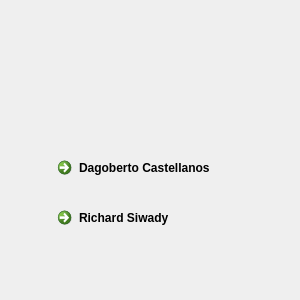
<?xml version="1.0" encoding="UTF-8"?>
<ui version="4.0">
 <class>acercaDe</class>
 <widget class="QDialog" name="acercaDe">
  <property name="geometry">
   <rect>
    <x>0</x>
    <y>0</y>
    <width>300</width>
    <height>300</height>
   </rect>
  </property>
  <property name="windowTitle">
   <string>Acerca de...</string>
  </property>
  <property name="styleSheet">
   <string notr="true">QDialog
{
	background-image: url(:/images/add.jpg);
}</string>
  </property>
  <widget class="QCommandLinkButton" name="dago">
   <property name="geometry">
    <rect>
     <x>50</x>
     <y>150</y>
     <width>201</width>
     <height>41</height>
    </rect>
   </property>
   <property name="text">
    <string>Dagoberto Castellanos</string>
   </property>
  </widget>
  <widget class="QCommandLinkButton" name="richard">
   <property name="geometry">
    <rect>
     <x>50</x>
     <y>200</y>
     <width>201</width>
     <height>41</height>
    </rect>
   </property>
   <property name="text">
    <string>Richard Siwady</string>
   </property>
  </widget>
  <widget class="QLabel" name="label">
   <property name="geometry">
    <rect>
     <x>10</x>
     <y>10</y>
     <width>281</width>
     <height>131</height>
    </rect>
   </property>
   <property name="acceptDrops">
    <bool>false</bool>
   </property>
   <property name="autoFillBackground">
    <bool>false</bool>
   </property>
   <property name="styleSheet">
    <string notr="true">QLabel
{
image: url(:/images/logo.png); 
background-color: transparent;
border-style: outset;
border-width: 2px;
border-radius: 10px;
border-color: transparent;
font: bold 22px;
min-width:4m;
padding: 6px;
}</string>
   </property>
   <property name="text">
    <string/>
   </property>
  </widget>
 </widget>
 <resources/>
 <connections/>
</ui>
